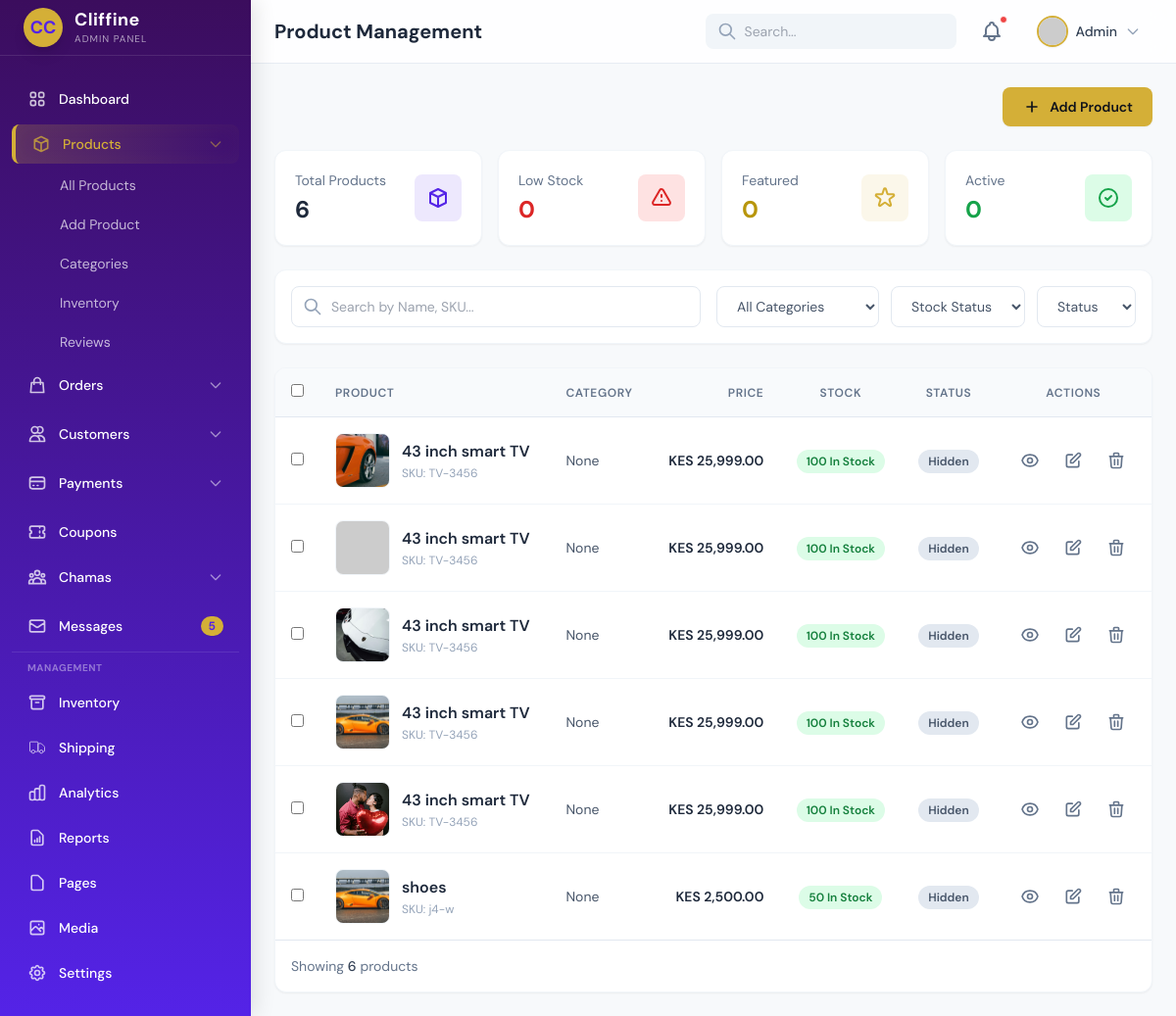
/admin/products, run on the app's committed database.
### app/models.py (models this page shows)
class Product(db.Model):
    __tablename__ = "products"
    id = db.Column(db.Integer, primary_key=True)
    name = db.Column(db.String(200), nullable=False)
    slug = db.Column(db.String(200), unique=True)
    short_description = db.Column(db.String(500))
    description = db.Column(db.Text)
    price = db.Column(db.Float, nullable=False)
    discount_price = db.Column(db.Float)
    cost_price = db.Column(db.Float)
    sku = db.Column(db.String(100))
    brand = db.Column(db.String(100))
    category_id = db.Column(db.Integer, db.ForeignKey("categories.id"))
    stock = db.Column(db.Integer, default=0)
    low_stock = db.Column(db.Integer)
    stock_status = db.Column(db.String(50), default="in_stock")
    is_featured = db.Column(db.Boolean, default=False)
    is_trending = db.Column(db.Boolean, default=False)
    allow_reviews = db.Column(db.Boolean, default=True)
    lipa_pole_pole = db.Column(db.Boolean, default=False)
    chama_eligible = db.Column(db.Boolean, default=False)
    weight = db.Column(db.Float)
    length = db.Column(db.Float)
    width = db.Column(db.Float)
    height = db.Column(db.Float)
    shipping_class = db.Column(db.String(50))
    meta_title = db.Column(db.String(255))
    meta_description = db.Column(db.Text)
    meta_keywords = db.Column(db.String(255))
    is_active = db.Column(db.Boolean, default=True)
    created_at = db.Column(db.DateTime, default=datetime.utcnow)
    images = db.relationship("ProductImage", backref="product", lazy=True)
    reviews = db.relationship("Review", backref="product", lazy=True)

class ProductImage(db.Model):
    __tablename__ = "product_images"
    id = db.Column(db.Integer, primary_key=True)
    product_id = db.Column(db.Integer, db.ForeignKey("products.id"))
    image_url = db.Column(db.String(255), nullable=False)
    is_main = db.Column(db.Boolean, default=False)
    created_at = db.Column(db.DateTime, default=datetime.utcnow)

### app/admin/routes.py (the view)
@admin_bp.route("/products")
def all_products():
    products = Product.query.order_by(Product.created_at.desc()).all()
    return render_template("admin/products/all_products.html", products=products)

### app/templates/admin/products/all_products.html (shortened to what this page needs)
{% extends "admin/admin_base.html" %}
{% block page_title %}Product Management{% endblock %}
{% block content %}
    <div class="flex justify-end mb-6">
        <a href="{{ url_for('admin.add_product') }}" class="inline-flex items-center gap-2 px-5 py-2.5 bg-accent text-slate-900 font-semibold rounded-lg hover:bg-accent-dark transition-colors text-sm shadow-sm">
            <svg class="w-5 h-5" fill="none" stroke="currentColor" viewBox="0 0 24 24"><path stroke-linecap="round" stroke-linejoin="round" stroke-width="2" d="M12 6v6m0 0v6m0-6h6m-6 0H6"></path></svg>
            Add Product
        </a>
    </div>
    <div class="grid grid-cols-1 sm:grid-cols-2 lg:grid-cols-4 gap-4 mb-6">
        <div class="stat-card bg-white rounded-xl p-5 shadow-sm border border-slate-100">
            <div class="flex items-center justify-between">
                <div>
                    <p class="text-sm text-slate-500">Total Products</p>
                    <h3 class="text-2xl font-bold text-slate-800 mt-1">{{ products|length }}</h3>
                </div>
                <div class="w-12 h-12 bg-primary/10 rounded-lg flex items-center justify-center">
                    <svg class="w-6 h-6 text-primary" fill="none" stroke="currentColor" viewBox="0 0 24 24"><path stroke-linecap="round" stroke-linejoin="round" stroke-width="2" d="M20 7l-8-4-8 4m16 0l-8 4m8-4v10l-8 4m0-10L4 7m8 4v10M4 7v10l8 4"/></svg>
                </div>
            </div>
        </div>
        {% set low_stock_count = products | selectattr('stock', 'lt', 10) | rejectattr('stock', 'eq', 0) | list | length %}
        <div class="stat-card bg-white rounded-xl p-5 shadow-sm border border-slate-100">
            <div class="flex items-center justify-between">
                <div>
                    <p class="text-sm text-slate-500">Low Stock</p>
                    <h3 class="text-2xl font-bold text-red-600 mt-1">{{ low_stock_count }}</h3>
                </div>
                <div class="w-12 h-12 bg-red-100 rounded-lg flex items-center justify-center">
                    <svg class="w-6 h-6 text-red-600" fill="none" stroke="currentColor" viewBox="0 0 24 24"><path stroke-linecap="round" stroke-linejoin="round" stroke-width="2" d="M12 9v2m0 4h.01m-6.938 4h13.856c1.54 0 2.502-1.667 1.732-3L13.732 4c-.77-1.333-2.694-1.333-3.464 0L3.34 16c-.77 1.333.192 3 1.732 3z"></path></svg>
                </div>
            </div>
        </div>
        {% set featured_count = products | selectattr('featured', 'equalto', true) | list | length %}
        <div class="stat-card bg-white rounded-xl p-5 shadow-sm border border-slate-100">
            <div class="flex items-center justify-between">
                <div>
                    <p class="text-sm text-slate-500">Featured</p>
                    <h3 class="text-2xl font-bold text-accent-dark mt-1">{{ featured_count }}</h3>
                </div>
                <div class="w-12 h-12 bg-accent/10 rounded-lg flex items-center justify-center">
                </div>
            </div>
        </div>
        {% set active_count = products | selectattr('status', 'equalto', 'Published') | list | length %}
        <div class="stat-card bg-white rounded-xl p-5 shadow-sm border border-slate-100">
            <div class="flex items-center justify-between">
                <div>
                    <p class="text-sm text-slate-500">Active</p>
                    <h3 class="text-2xl font-bold text-green-600 mt-1">{{ active_count }}</h3>
                </div>
                <div class="w-12 h-12 bg-green-100 rounded-lg flex items-center justify-center">
                    <svg class="w-6 h-6 text-green-600" fill="none" stroke="currentColor" viewBox="0 0 24 24"><path stroke-linecap="round" stroke-linejoin="round" stroke-width="2" d="M9 12l2 2 4-4m6 2a9 9 0 11-18 0 9 9 0 0118 0z"></path></svg>
                </div>
            </div>
        </div>
    </div>
    <div class="bg-white p-4 rounded-xl shadow-sm border border-slate-100 mb-6">
        <div class="flex flex-col md:flex-row gap-4">
            <div class="flex-1 relative">
                <span class="absolute inset-y-0 left-0 flex items-center pl-3">
                    <svg class="w-5 h-5 text-slate-400" fill="none" stroke="currentColor" viewBox="0 0 24 24"><path stroke-linecap="round" stroke-linejoin="round" stroke-width="2" d="M21 21l-6-6m2-5a7 7 0 11-14 0 7 7 0 0114 0z"/></svg>
                </span>
                <input type="text" id="searchInput" placeholder="Search by Name, SKU..." class="w-full pl-10 pr-4 py-2.5 border border-slate-200 rounded-lg focus:outline-none focus:ring-2 focus:ring-primary/50 text-sm">
            </div>
            <div class="flex flex-wrap gap-3">
                <select id="categoryFilter" class="px-4 py-2.5 border border-slate-200 rounded-lg text-sm text-slate-600 focus:outline-none focus:ring-2 focus:ring-primary/50 bg-white">
                    <option value="">All Categories</option>
                </select>
                <select id="stockFilter" class="px-4 py-2.5 border border-slate-200 rounded-lg text-sm text-slate-600 focus:outline-none focus:ring-2 focus:ring-primary/50 bg-white">
                    <option value="">Stock Status</option>
                </select>
                <select id="statusFilter" class="px-4 py-2.5 border border-slate-200 rounded-lg text-sm text-slate-600 focus:outline-none focus:ring-2 focus:ring-primary/50 bg-white">
                    <option value="">Status</option>
                </select>
            </div>
        </div>
    </div>
    <div class="bg-white rounded-xl shadow-sm border border-slate-100 overflow-hidden">
        <div class="overflow-x-auto">
            <table class="w-full text-left">
                <thead class="bg-slate-50 border-b border-slate-200">
                    <tr>
                        <th class="p-4 text-xs font-semibold text-slate-500 uppercase tracking-wider w-10">
                            <input type="checkbox" class="rounded border-slate-300 text-primary focus:ring-primary">
                        </th>
                        <th class="p-4 text-xs font-semibold text-slate-500 uppercase tracking-wider">Product</th>
                        <th class="p-4 text-xs font-semibold text-slate-500 uppercase tracking-wider">Category</th>
                        <th class="p-4 text-xs font-semibold text-slate-500 uppercase tracking-wider text-right">Price</th>
                        <th class="p-4 text-xs font-semibold text-slate-500 uppercase tracking-wider text-center">Stock</th>
                        <th class="p-4 text-xs font-semibold text-slate-500 uppercase tracking-wider text-center">Status</th>
                        <th class="p-4 text-xs font-semibold text-slate-500 uppercase tracking-wider text-center">Actions</th>
                    </tr>
                </thead>
                <tbody class="divide-y divide-slate-100" id="productTableBody">
                    {% for product in products %}
                    <tr class="hover:bg-slate-50 transition-colors
                        {% if product.status == 'Hidden' %}opacity-60{% endif %}"
                        data-name="{{ product.name|lower }} {{ product.sku|lower }}"
                        data-category="{{ product.category.name }}"
                        data-status="{{ product.status }}"
                        data-stock="{% if product.stock == 0 %}Out of Stock{% elif product.stock < 10 %}Low Stock{% else %}In Stock{% endif %}">
                        <td class="p-4">
                            <input type="checkbox" class="rounded border-slate-300 text-primary focus:ring-primary">
                        </td>
                        <td class="p-4">
                            <div class="flex items-center gap-3">
                                {% if product.images %}
                                    <img src="{{ url_for('static', filename='uploads/' ~ product.images[0].image_url) }}"
                                         class="w-14 h-14 rounded-lg object-cover border border-slate-100"
                                         alt="{{ product.name }}"
                                         onerror="this.src='https://placehold.co/100x100/cccccc/ffffff?text=Error'">
                                {% else %}
                                    <div class="w-14 h-14 rounded-lg bg-slate-100 flex items-center justify-center border border-slate-100">
                                        <span class="text-slate-400 text-xs">No Img</span>
                                    </div>
                                {% endif %}
                                <div>
                                    <h4 class="font-semibold text-slate-800">{{ product.name }}</h4>
                                    <p class="text-xs text-slate-400 mt-0.5">SKU: {{ product.sku or 'N/A' }}</p>
                                </div>
                            </div>
                        </td>
                        <td class="p-4 text-sm text-slate-600">{{ product.category }}</td>
                        <td class="p-4 text-sm text-right font-semibold text-slate-800">
                            KES {{ "{:,.2f}".format(product.price) }}
                        </td>
                        <td class="p-4 text-center">
                            {% if product.stock == 0 %}
                                <span class="px-2.5 py-1 rounded-full text-xs font-semibold bg-red-100 text-red-700">Out of Stock</span>
                            {% elif product.stock < 10 %}
                                <span class="px-2.5 py-1 rounded-full text-xs font-semibold bg-orange-100 text-orange-700">{{ product.stock }} Low Stock</span>
                            {% else %}
                                <span class="px-2.5 py-1 rounded-full text-xs font-semibold bg-green-100 text-green-700">{{ product.stock }} In Stock</span>
                            {% endif %}
                        </td>
                        <td class="p-4 text-center">
                            {% if product.status == 'Published' %}
                                <span class="px-2.5 py-1 rounded-full text-xs font-semibold bg-primary/10 text-primary">Active</span>
                            {% elif product.status == 'Draft' %}
                                <span class="px-2.5 py-1 rounded-full text-xs font-semibold bg-yellow-100 text-yellow-700">Draft</span>
                            {% else %}
                                <span class="px-2.5 py-1 rounded-full text-xs font-semibold bg-slate-200 text-slate-600">Hidden</span>
                            {% endif %}
                        </td>
                        <td class="p-4 text-center">
                            <div class="flex items-center justify-center gap-2">
                                <a href="{{ url_for('admin.view_product', product_id=product.id) }}" class="p-2 hover:bg-slate-100 rounded-lg text-slate-500 hover:text-accent transition-colors" title="View Details">
                                </a>
                                <a href="{{ url_for('admin.edit_product', product_id=product.id) }}" class="p-2 hover:bg-slate-100 rounded-lg text-slate-500 hover:text-primary transition-colors" title="Edit">
                                    <svg class="w-5 h-5" fill="none" stroke="currentColor" viewBox="0 0 24 24"><path stroke-linecap="round" stroke-linejoin="round" stroke-width="2" d="M11 5H6a2 2 0 00-2 2v11a2 2 0 002 2h11a2 2 0 002-2v-5m-1.414-9.414a2 2 0 112.828 2.828L11.828 15H9v-2.828l8.586-8.586z"></path></svg>
                                </a>
                                <a href="{{ url_for('admin.delete_product', product_id=product.id) }}"
                                   onclick="return confirm('Are you sure you want to delete {{ product.name }}?')"
                                   class="p-2 hover:bg-slate-100 rounded-lg text-slate-500 hover:text-red-600 transition-colors"
                                   title="Delete">
                                    <svg class="w-5 h-5" fill="none" stroke="currentColor" viewBox="0 0 24 24"><path stroke-linecap="round" stroke-linejoin="round" stroke-width="2" d="M19 7l-.867 12.142A2 2 0 0116.138 21H7.862a2 2 0 01-1.995-1.858L5 7m5 4v6m4-6v6m1-10V4a1 1 0 00-1-1h-4a1 1 0 00-1 1v3M4 7h16"></path></svg>
                                </a>
                            </div>
                        </td>
                    </tr>
                    {% else %}
                    <tr>
                        <td colspan="7" class="text-center p-10 text-slate-500">
                            No products found. <a href="{{ url_for('admin.add_product') }}" class="text-primary font-semibold">Add your first product</a>.
                        </td>
                    </tr>
                    {% endfor %}
                </tbody>
            </table>
        </div>
        {% if products %}
        <div class="p-4 border-t border-slate-200 flex flex-col sm:flex-row justify-between items-center gap-4">
            <p class="text-sm text-slate-500">Showing <span class="font-medium text-slate-700">{{ products|length }}</span> products</p>
        </div>
        {% endif %}
    </div>
{% endblock %}

### data on the page
Product: image_url (picture), name "43 inch smart TV", sku "TV-3456", category "None", price "25,999.00", stock "100"
Product: name "43 inch smart TV", sku "TV-3456", category "None", price "25,999.00", stock "100"
Product: image_url (picture), name "43 inch smart TV", sku "TV-3456", category "None", price "25,999.00", stock "100"
Product: image_url (picture), name "43 inch smart TV", sku "TV-3456", category "None", price "25,999.00", stock "100"
Product: image_url (picture), name "43 inch smart TV", sku "TV-3456", category "None", price "25,999.00", stock "100"
Product: image_url (picture), name "shoes", sku "j4-w", category "None", price "2,500.00", stock "50"

### other printed values
{{ products|length }} "6"
{{ low_stock_count }} "0"
{{ featured_count }} "0"
{{ active_count }} "0"
